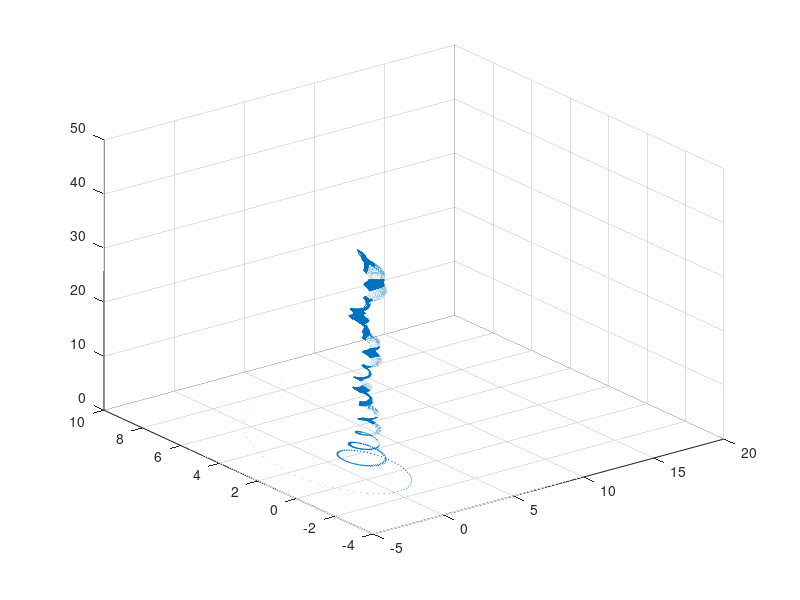

Write the MATLAB code that produced this figure.
clear, clc, close all
z = linspace(0.1,20,1000);
r = linspace(0.1,20,1000);
thetavec = linspace(0.1,20,1000);

rho = 2 ./ r;
theta = 5.*z;
Z = 2.*r;


[X,Y,Z] = pol2cart(theta,rho,Z);
[P,Q,R] = pol2cart(thetavec,r,z);

quiver3(X,Y,Z,P,Q,R)
